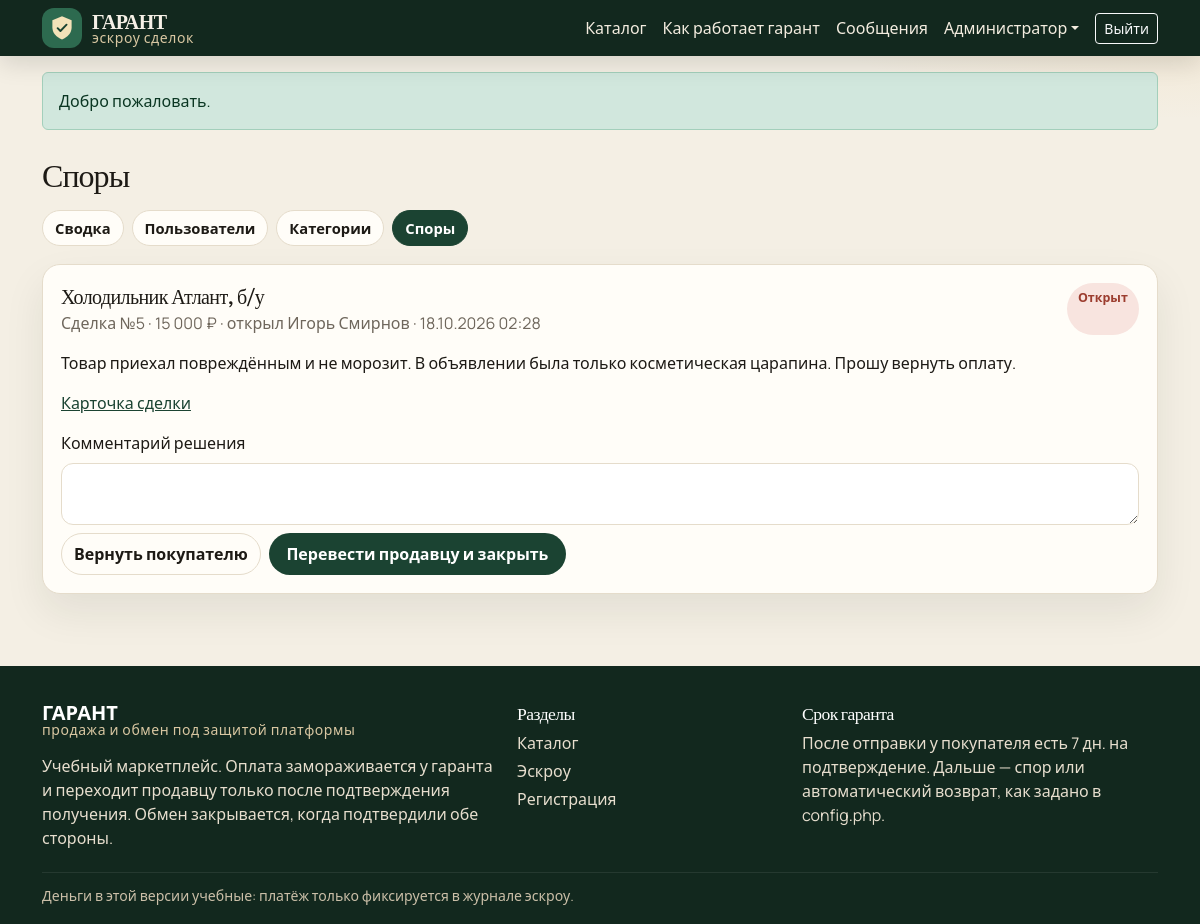
Page /admin/disputes.php (signed in) on the committed database.
### tables this page shows
CREATE TABLE users (
  id INT UNSIGNED AUTO_INCREMENT PRIMARY KEY,
  email VARCHAR(190) NOT NULL,
  password_hash VARCHAR(255) NOT NULL,
  name VARCHAR(120) NOT NULL,
  phone VARCHAR(30) DEFAULT NULL,
  city VARCHAR(120) DEFAULT NULL,
  about TEXT,
  role ENUM('user', 'admin') NOT NULL DEFAULT 'user',
  seller_rating DECIMAL(3,2) NOT NULL DEFAULT 5.00,
  buyer_rating DECIMAL(3,2) NOT NULL DEFAULT 5.00,
  seller_reviews_count INT UNSIGNED NOT NULL DEFAULT 0,
  buyer_reviews_count INT UNSIGNED NOT NULL DEFAULT 0,
  twofa_enabled TINYINT(1) NOT NULL DEFAULT 0,
  twofa_code_hash VARCHAR(255) DEFAULT NULL,
  twofa_expires_at DATETIME DEFAULT NULL,
  card_last4 CHAR(4) DEFAULT NULL,
  card_brand VARCHAR(20) DEFAULT NULL,
  card_holder VARCHAR(120) DEFAULT NULL,
  card_exp CHAR(5) DEFAULT NULL,
  is_blocked TINYINT(1) NOT NULL DEFAULT 0,
  created_at DATETIME NOT NULL DEFAULT CURRENT_TIMESTAMP,
  UNIQUE KEY uq_users_email (email)
);

CREATE TABLE disputes (
  id INT UNSIGNED AUTO_INCREMENT PRIMARY KEY,
  deal_id INT UNSIGNED NOT NULL,
  opened_by INT UNSIGNED DEFAULT NULL,
  reason TEXT NOT NULL,
  status ENUM('open', 'resolved') NOT NULL DEFAULT 'open',
  resolution ENUM('refund', 'release') DEFAULT NULL,
  admin_comment TEXT,
  created_at DATETIME NOT NULL DEFAULT CURRENT_TIMESTAMP,
  resolved_at DATETIME DEFAULT NULL,
  KEY idx_disputes_status (status, created_at),
  CONSTRAINT fk_disputes_deal FOREIGN KEY (deal_id) REFERENCES deals (id) ON DELETE CASCADE,
  CONSTRAINT fk_disputes_user FOREIGN KEY (opened_by) REFERENCES users (id)
);

CREATE TABLE products (
  id INT UNSIGNED AUTO_INCREMENT PRIMARY KEY,
  user_id INT UNSIGNED NOT NULL,
  category_id INT UNSIGNED NOT NULL,
  title VARCHAR(200) NOT NULL,
  description TEXT NOT NULL,
  price DECIMAL(12,2) DEFAULT NULL,
  deal_type ENUM('sale', 'exchange', 'both') NOT NULL DEFAULT 'sale',
  exchange_for VARCHAR(255) DEFAULT NULL,
  quantity INT UNSIGNED NOT NULL DEFAULT 1,
  city VARCHAR(120) DEFAULT NULL,
  status ENUM('active', 'hidden', 'sold') NOT NULL DEFAULT 'active',
  created_at DATETIME NOT NULL DEFAULT CURRENT_TIMESTAMP,
  updated_at DATETIME NOT NULL DEFAULT CURRENT_TIMESTAMP ON UPDATE CURRENT_TIMESTAMP,
  KEY idx_products_catalog (status, category_id, deal_type),
  KEY idx_products_user (user_id),
  CONSTRAINT fk_products_user FOREIGN KEY (user_id) REFERENCES users (id),
  CONSTRAINT fk_products_category FOREIGN KEY (category_id) REFERENCES categories (id)
);

CREATE TABLE deals (
  id INT UNSIGNED AUTO_INCREMENT PRIMARY KEY,
  product_id INT UNSIGNED NOT NULL,
  buyer_id INT UNSIGNED NOT NULL,
  seller_id INT UNSIGNED NOT NULL,
  deal_type ENUM('sale', 'exchange') NOT NULL,
  amount DECIMAL(12,2) NOT NULL DEFAULT 0.00,
  exchange_offer TEXT,
  delivery_option_id INT UNSIGNED DEFAULT NULL,
  delivery_address TEXT,
  buyer_note TEXT,
  status ENUM('paid', 'shipped', 'confirmed', 'completed', 'dispute', 'refunded', 'cancelled') NOT NULL DEFAULT 'paid',
  buyer_confirmed TINYINT(1) NOT NULL DEFAULT 0,
  seller_confirmed TINYINT(1) NOT NULL DEFAULT 0,
  escrow_deadline DATETIME DEFAULT NULL,
  shipped_at DATETIME DEFAULT NULL,
  confirmed_at DATETIME DEFAULT NULL,
  completed_at DATETIME DEFAULT NULL,
  created_at DATETIME NOT NULL DEFAULT CURRENT_TIMESTAMP,
  updated_at DATETIME NOT NULL DEFAULT CURRENT_TIMESTAMP ON UPDATE CURRENT_TIMESTAMP,
  KEY idx_deals_buyer (buyer_id, status),
  KEY idx_deals_seller (seller_id, status),
  KEY idx_deals_deadline (status, escrow_deadline),
  CONSTRAINT fk_deals_product FOREIGN KEY (product_id) REFERENCES products (id),
  CONSTRAINT fk_deals_buyer FOREIGN KEY (buyer_id) REFERENCES users (id),
  CONSTRAINT fk_deals_seller FOREIGN KEY (seller_id) REFERENCES users (id),
  CONSTRAINT fk_deals_delivery FOREIGN KEY (delivery_option_id) REFERENCES delivery_options (id)
);

### includes/functions.php (called while the page is built, shortened)
<?php
function e(mixed $value): string
{
    return htmlspecialchars((string) $value, ENT_QUOTES | ENT_SUBSTITUTE, 'UTF-8');
}
function nl(mixed $value): string
{
    return nl2br(e($value), false);
}
function base_path(): string
{
    static $base = null;
    if ($base !== null) {
        return $base;
    }
    $script = str_replace('\\', '/', $_SERVER['SCRIPT_NAME'] ?? '');
    $dir = str_replace('\\', '/', dirname($script));
    if (preg_match('#/(cabinet|admin)$#', $dir)) {
        $dir = str_replace('\\', '/', dirname($dir));
    }
    if ($dir === '/' || $dir === '.' || $dir === '') {
        return $base = '';
    }
    return $base = rtrim($dir, '/');
}
function url(string $path = ''): string
{
    $path = ltrim($path, '/');
    $base = base_path();
    return ($base === '' ? '' : $base) . '/' . $path;
}
function take_flashes(): array
{
    $items = $_SESSION['flash'] ?? [];
    return is_array($items) ? $items : [];
}
function money(mixed $value): string
{
    $number = (float) $value;
    $decimals = abs($number - round($number)) < 0.001 ? 0 : 2;
    return number_format($number, $decimals, ',', ' ') . ' ₽';
}
function dt(?string $value): string
{
    $timestamp = strtotime($value);
    return $timestamp ? date('d.m.Y H:i', $timestamp) : '—';
}

### includes/auth.php (called while the page is built, shortened)
<?php
function current_user(bool $refresh = false): ?array
{
    static $loaded = false;
    static $user = null;
    if ($loaded) {
        return $user;
    }
    $loaded = true;
    $id = (int) ($_SESSION['user_id'] ?? 0);
    $user = query_one('SELECT * FROM users WHERE id = ?', [$id]);
    return $user;
}
function require_login(): array
{
    $user = current_user();
    if ($user) {
        return $user;
    }
}
function require_admin(): array
{
    $user = require_login();
    return $user;
}

### includes/db.php (called while the page is built, shortened)
<?php
function db(): PDO
{
    static $pdo = null;
    if ($pdo instanceof PDO) {
        return $pdo;
    }
    $dsn = 'mysql:host=' . DB_HOST . ';port=' . DB_PORT . ';dbname=' . DB_NAME . ';charset=' . DB_CHARSET;
    try {
        $pdo = new PDO($dsn, DB_USER, DB_PASS, [
            PDO::ATTR_ERRMODE => PDO::ERRMODE_EXCEPTION,
            PDO::ATTR_DEFAULT_FETCH_MODE => PDO::FETCH_ASSOC,
            PDO::ATTR_EMULATE_PREPARES => false,
        ]);
    } catch (PDOException $e) {
        app_log('DB: ' . $e->getMessage());
        http_response_code(500);
        echo '<!doctype html><meta charset="utf-8"><title>ГАРАНТ — нет базы</title>';
        echo '<div style="font-family:Segoe UI,sans-serif;max-width:640px;margin:48px auto;line-height:1.5">';
        echo '<h1>Нет подключения к MySQL</h1>';
        echo '<p>Импортируйте <code>sql/schema.sql</code> и проверьте хост, имя базы, логин и пароль в <code>config.php</code>.</p>';
        if (APP_DEBUG) {
            echo '<pre>' . e($e->getMessage()) . '</pre>';
        }
        echo '</div>';
        exit;
    }
    return $pdo;
}
function query_all(string $sql, array $params = []): array
{
    $stmt = db()->prepare($sql);
    $stmt->execute($params);
    return $stmt->fetchAll();
}
function query_one(string $sql, array $params = []): ?array
{
    $stmt = db()->prepare($sql);
    $stmt->execute($params);
    $row = $stmt->fetch();
    return $row === false ? null : $row;
}

### admin/disputes.php (the view, shortened to what this page needs)
<?php
require_admin();
$rows = query_all(
    "SELECT d.id, d.reason, d.status, d.resolution, d.admin_comment, d.created_at, d.resolved_at,
            d.opened_by, u.name AS opener_name,
            deals.id AS deal_id, deals.amount, deals.deal_type, deals.status AS deal_status,
            p.title
     FROM disputes d
     JOIN deals ON deals.id = d.deal_id
     JOIN products p ON p.id = deals.product_id
     LEFT JOIN users u ON u.id = d.opened_by
     ORDER BY d.status = 'open' DESC, d.id DESC"
);
require __DIR__ . '/../templates/header.php';
?>
<div class="container py-4">
    <h1 class="h2">Споры</h1>
    <?php require __DIR__ . '/../templates/admin-nav.php'; ?>
    <div class="stack">
        <?php foreach ($rows as $row): ?>
            <article class="panel">
                <div class="d-flex justify-content-between gap-3 flex-wrap">
                    <div>
                        <h2 class="h5 mb-1"><?= e($row['title']) ?></h2>
                        <div class="muted">Сделка №<?= (int) $row['deal_id'] ?> · <?= e(money($row['amount'])) ?> · открыл <?= e($row['opener_name'] ?: 'система') ?> · <?= e(dt($row['created_at'])) ?></div>
                    </div>
                    <span class="badge-status st-<?= $row['status'] === 'open' ? 'dispute' : 'completed' ?>"><?= $row['status'] === 'open' ? 'Открыт' : 'Закрыт' ?></span>
                </div>
                <p class="mt-3"><?= nl($row['reason']) ?></p>
                <a href="<?= e(url('cabinet/deal.php?id=' . (int) $row['deal_id'])) ?>">Карточка сделки</a>
                <?php if ($row['status'] === 'open'): ?>
                    <form class="mt-3" method="post">
                        <label class="form-label" for="comment-<?= (int) $row['id'] ?>">Комментарий решения</label>
                        <textarea class="form-control mb-2" id="comment-<?= (int) $row['id'] ?>" name="admin_comment" rows="2" required></textarea>
                        <div class="d-flex gap-2 flex-wrap">
                            <button class="btn btn-line" name="resolution" value="refund" type="submit">Вернуть покупателю</button>
                            <button class="btn btn-garant" name="resolution" value="release" type="submit">Перевести продавцу и закрыть</button>
                        </div>
                    </form>
                <?php else: ?>
                    <p class="mb-0 mt-3 muted">Решение: <?= $row['resolution'] === 'refund' ? 'возврат' : 'перевод продавцу' ?>. <?= e($row['admin_comment']) ?></p>
                <?php endif; ?>
            </article>
        <?php endforeach; ?>
    </div>
</div>
<?php require __DIR__ . '/../templates/footer.php'; ?>

### templates/header.php (shortened to what this page needs)
<?php
$navActive = $navActive ?? '';
$current = current_user();
$unread = $current ? unread_count() : 0;
?>
<!doctype html>
<html lang="ru">
<head>
    <link href="https://cdn.jsdelivr.net/npm/bootstrap@5.3.3/dist/css/bootstrap.min.css" rel="stylesheet">
    <link href="https://cdn.jsdelivr.net/npm/bootstrap-icons@1.11.3/font/bootstrap-icons.min.css" rel="stylesheet">
    <link href="<?= e(url('assets/css/style.css')) ?>" rel="stylesheet">
</head>
<body>
<header class="site-header">
    <nav class="navbar navbar-expand-lg navbar-dark">
        <div class="container">
            <a class="brand" href="<?= e(url('index.php')) ?>">
                <span class="brand-mark" aria-hidden="true">
                    <svg viewBox="0 0 32 32" width="28" height="28">
                        <path fill="#f4e2b8" d="M16 2.5 27 7v8.2c0 6.4-4.2 11.4-11 13.8C9.2 26.6 5 21.6 5 15.2V7L16 2.5z"/>
                        <path fill="none" stroke="#1b4332" stroke-width="2.2" stroke-linecap="round" stroke-linejoin="round" d="M11 16.2 14.2 19.4 21.2 12.2"/>
                    </svg>
                </span>
                <span class="brand-text">
                    <strong>ГАРАНТ</strong>
                    <small>эскроу сделок</small>
                </span>
            </a>
            <div class="collapse navbar-collapse" id="mainNav">
                <ul class="navbar-nav ms-auto align-items-lg-center">
                    <li class="nav-item"><a class="nav-link<?= $navActive === 'catalog' ? ' active' : '' ?>" href="<?= e(url('catalog.php')) ?>">Каталог</a></li>
                    <li class="nav-item"><a class="nav-link" href="<?= e(url('index.php')) ?>#escrow">Как работает гарант</a></li>
                    <?php if ($current): ?>
                        <li class="nav-item">
                            <a class="nav-link<?= $navActive === 'messages' ? ' active' : '' ?>" href="<?= e(url('cabinet/messages.php')) ?>">
                                Сообщения<?php if ($unread > 0): ?><span class="msg-badge"><?= (int) $unread ?></span><?php endif; ?>
                            </a>
                        </li>
                        <li class="nav-item dropdown">
                            <a class="nav-link dropdown-toggle" href="#" role="button" data-bs-toggle="dropdown" aria-expanded="false"><?= e($current['name']) ?></a>
                        </li>
                        <li class="nav-item">
                            <form method="post" action="<?= e(url('logout.php')) ?>" class="d-inline">
                                <button class="btn btn-sm btn-outline-light ms-lg-2" type="submit">Выйти</button>
                            </form>
                        </li>
                    <?php else: ?>
                        <li class="nav-item"><a class="nav-link" href="<?= e(url('login.php')) ?>">Войти</a></li>
                        <li class="nav-item"><a class="btn btn-sm btn-amber ms-lg-2" href="<?= e(url('register.php')) ?>">Регистрация</a></li>
                    <?php endif; ?>
                </ul>
            </div>
        </div>
    </nav>
</header>
<main>
<?php foreach (take_flashes() as $flash): ?>
    <?php $type = in_array($flash['type'] ?? '', ['success', 'danger', 'warning', 'info'], true) ? $flash['type'] : 'info'; ?>
    <div class="container mt-3">
        <div class="alert alert-<?= e($type) ?> mb-0"><?= e($flash['message'] ?? '') ?></div>
    </div>
<?php endforeach; ?>

### assets/css/style.css (style rules this page uses)
:root { --ink: #1d1a15; --muted: #6f675c; --forest: #1b4332; --forest-deep: #12281e; --moss: #2d6a4f; --cream: #f4efe4; --paper: #fffdf8; --line: #e5dccb; --amber: #e09f3e; --amber-deep: #9a6b16; --clay: #9c3d2f; --shadow: 0 18px 40px rgba(28, 32, 24, 0.08); --serif: "Literata", "Palatino Linotype", Palatino, Georgia, serif; --sans: "Manrope", "Segoe UI", sans-serif; }
body { margin: 0; color: var(--ink); background: radial-gradient(900px 320px at 100% -40px, rgba(224, 159, 62, 0.16), transparent 50%), var(--cream); font-family: var(--sans); min-height: 100vh; }
h1, h2, h3, .brand strong, .serif { font-family: var(--serif); letter-spacing: -0.03em; }
a { color: var(--forest); }
.site-header { background: var(--forest-deep); position: sticky; top: 0; z-index: 20; box-shadow: 0 8px 24px rgba(0, 0, 0, 0.12); }
.brand { display: flex; align-items: center; gap: 10px; color: #f6f1e7; text-decoration: none; }
.brand-mark { width: 40px; height: 40px; border-radius: 12px; background: var(--moss); display: grid; place-items: center; }
.brand-text { display: flex; flex-direction: column; line-height: 1.05; }
.brand-text strong { font-size: 1.25rem; color: #f6f1e7; }
.brand-text small { color: #d9c7a2; font-family: var(--sans); letter-spacing: 0.04em; }
.navbar-dark .nav-link { color: #f3ecdf; }
.btn-garant { background: var(--forest); color: #fff; border: 0; border-radius: 999px; font-weight: 700; padding: 0.55rem 1.1rem; }
.btn-line { border-radius: 999px; border: 1px solid var(--line); background: transparent; color: var(--ink); font-weight: 600; }
main { padding-bottom: 48px; }
.cat-tile, .panel, .pcard, .step, .stat, .filter-card { background: var(--paper); border: 1px solid var(--line); border-radius: 18px; }
.panel { padding: 18px; box-shadow: var(--shadow); }
.badge-status { border-radius: 999px; padding: 0.35rem 0.7rem; font-weight: 700; font-size: 0.78rem; }
.st-dispute { background: #f8e4df; color: #9c3d2f; }
.muted { color: var(--muted); }
.stack { display: flex; flex-direction: column; gap: 14px; }
.form-control, .form-select, textarea.form-control { border-radius: 12px; border-color: var(--line); background: #fff; }

### rows in the picture
users: name "Администратор"
disputes: products.title "Холодильник Атлант, б/у", deal "5", deal.amount "15 000 ₽", opened_by.name "Игорь Смирнов", created_at "18.10.2026 02:28", status "Открыт", reason "Товар приехал повреждённым и не морозит. В объявлении была только косметическая царапина. Прошу вернуть оплату."

### other values in the picture
$flash['message'] "Добро пожаловать."
$label "Сводка"
$label "Пользователи"
$label "Категории"
$label "Споры"
ESCROW_DAYS "7"
